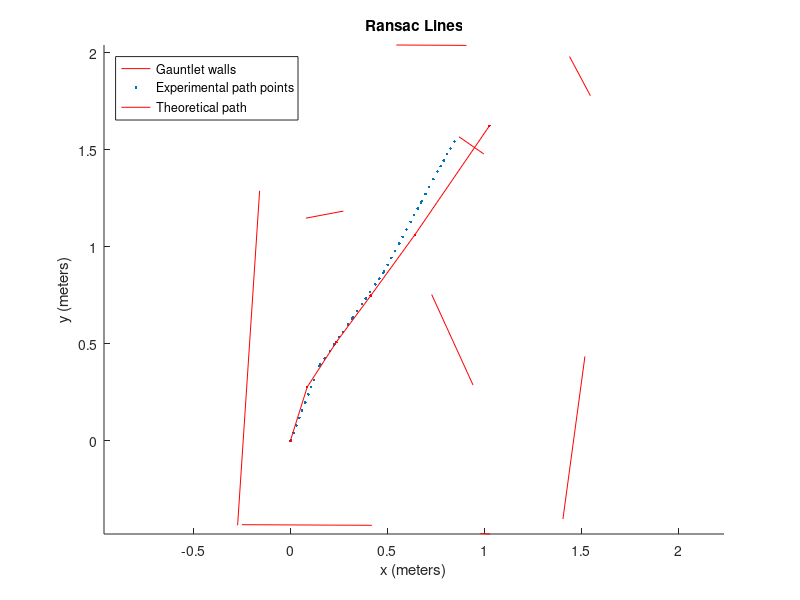

The MATLAB script that drew this image:
load('experimental_path.mat')
load('theoretical_path.mat')
load('ransac.mat')

%Finding the change in time and change in position to find the velocity
time = dataset(22:end,1);
timestep = diff(dataset(22:end,1));
VLexp = diff(dataset(22:end,2));
VRexp = diff(dataset(22:end,3));
VLacc = (VLexp(:,1))./timestep(:,1);
VRacc = (VRexp(:,1))./timestep(:,1);

Vacc = (VLacc+VRacc)/2;
wacc = (VRacc-VLacc)/0.254;

theta = zeros(length(time),1);
x1 = zeros(length(time),1);
y1 = zeros(length(time),1);

% Calculate experimental path points
for i=2:length(timestep)
   theta(i) = theta(i-1) + wacc(i)*timestep(i);
   x1(i) = x1(i-1) + (Vacc(i)*timestep(i))*cos(theta(i));
   y1(i) = y1(i-1) + (Vacc(i)*timestep(i))*sin(theta(i));
end

hold on

% Plot ransac
for i = 1:length(start_points)
    wall = plot([start_points(i,1) end_points(i,1)], [start_points(i,2) end_points(i,2)], 'r');
end

% Plot experimental
exp = plot(x1,y1,'.');
% Plot theoretical
theo = line(r_theo(:,1),r_theo(:,2),'Color','red');
plot(r_theo(:,1),r_theo(:,2),'.r')

axis equal
hold off
xlabel('x (meters)')
ylabel('y (meters)')
legend([wall, exp, theo], 'Gauntlet walls', 'Experimental path points', 'Theoretical path', 'location', 'northwest')
title('Ransac Lines')